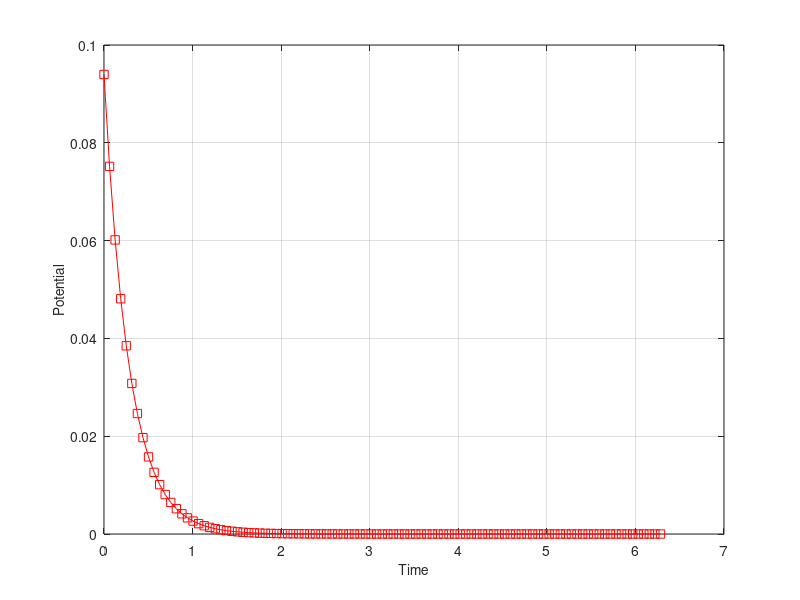
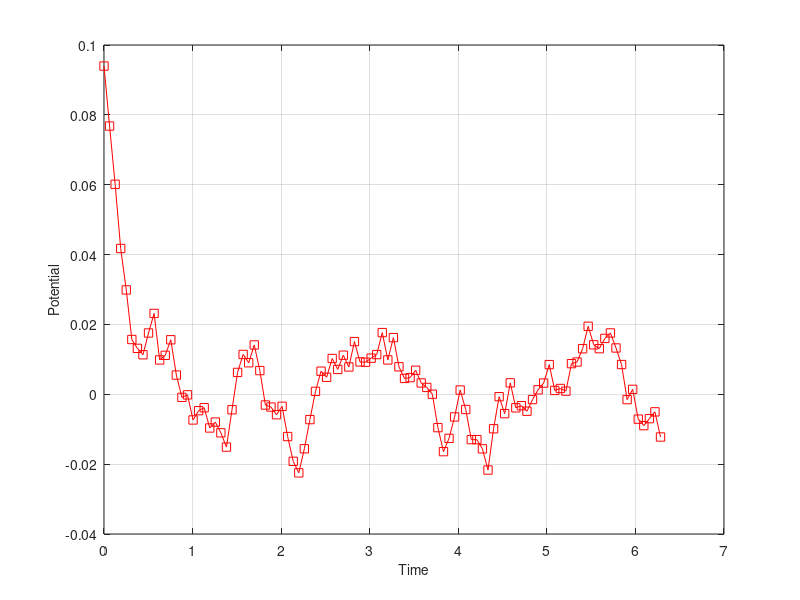
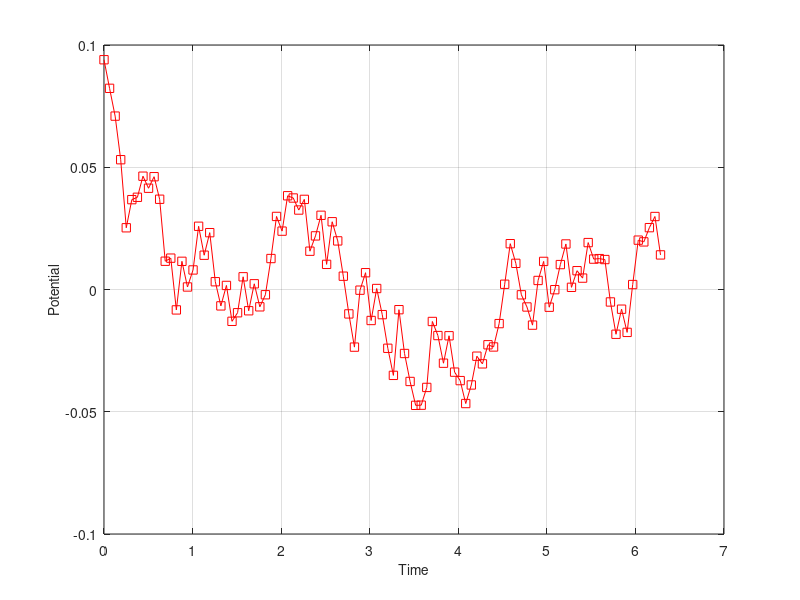
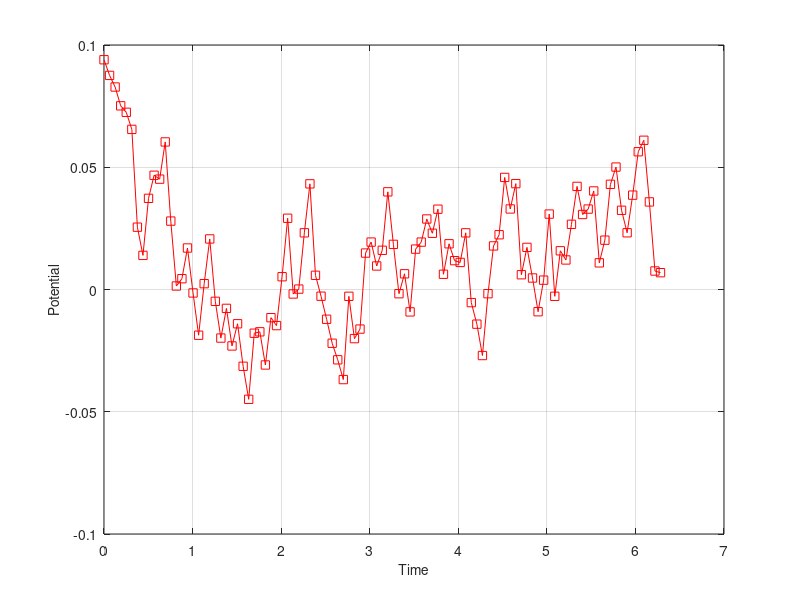

These charts were generated, in order, by the following MATLAB code:
a=0.2;                         %Sets fraction of random number
t(1)=0;                      %Initial time
potential(1)=rand;           %Initial random potential

for b=0:0.02:0.1              %Fraction of previous potential
    for k=1:1:100
        potential(k+1)=(1-a)*potential(k)+b*(rand-0.5);   %Calculates potential
        t(k+1)=t(k)+pi/50;                              %Time increment
    end
  
 plot(t,potential, '-rs')      %Plots time against potential
 xlabel('Time','FontSize', 10)
 ylabel('Potential','FontSize',10)
 grid on
 figure

end

